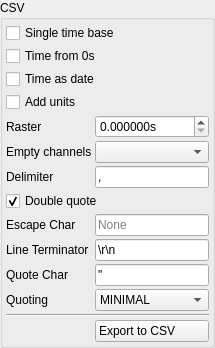
            <widget class="QGroupBox" name="groupBox_3">
             <property name="title">
              <string>CSV</string>
             </property>
             <layout class="QGridLayout" name="gridLayout_6" columnstretch="1,0,0">
              <property name="leftMargin">
  <number>3</number>
</property>
              <property name="topMargin">
  <number>3</number>
</property>
              <property name="rightMargin">
  <number>3</number>
</property>
              <property name="bottomMargin">
  <number>3</number>
</property>
              <property name="spacing">
  <number>3</number>
</property>
              <item row="1" column="0" colspan="3">
               <widget class="QCheckBox" name="time_from_zero_bus">
                <property name="text">
                 <string>Time from 0s</string>
                </property>
               </widget>
              </item>
              <item row="11" column="2">
               <widget class="QLineEdit" name="quotechar_bus">
                <property name="text">
                 <string>&quot;</string>
                </property>
                <property name="maxLength">
                 <number>1</number>
                </property>
               </widget>
              </item>
              <item row="4" column="2">
               <widget class="QDoubleSpinBox" name="export_raster_bus">
                <property name="suffix">
                 <string>s</string>
                </property>
                <property name="decimals">
                 <number>6</number>
                </property>
               </widget>
              </item>
              <item row="3" column="0" colspan="3">
               <widget class="QCheckBox" name="add_units_bus">
                <property name="text">
                 <string>Add units</string>
                </property>
               </widget>
              </item>
              <item row="0" column="0" colspan="3">
               <widget class="QCheckBox" name="single_time_base_bus">
                <property name="text">
                 <string>Single time base</string>
                </property>
               </widget>
              </item>
              <item row="2" column="0" colspan="3">
               <widget class="QCheckBox" name="bus_time_as_date">
                <property name="text">
                 <string>Time as date</string>
                </property>
               </widget>
              </item>
              <item row="7" column="0" colspan="3">
               <widget class="QCheckBox" name="doublequote_bus">
                <property name="text">
                 <string>Double quote</string>
                </property>
                <property name="checked">
                 <bool>true</bool>
                </property>
               </widget>
              </item>
              <item row="6" column="0">
               <widget class="QLabel" name="label_8">
                <property name="text">
                 <string>Delimiter</string>
                </property>
               </widget>
              </item>
              <item row="10" column="0" colspan="2">
               <widget class="QLabel" name="label_11">
                <property name="text">
                 <string>Line Terminator</string>
                </property>
               </widget>
              </item>
              <item row="4" column="0">
               <widget class="QLabel" name="label_23">
                <property name="text">
                 <string>Raster</string>
                </property>
               </widget>
              </item>
              <item row="8" column="2">
               <widget class="QLineEdit" name="escapechar_bus">
                <property name="inputMask">
                 <string/>
                </property>
                <property name="maxLength">
                 <number>1</number>
                </property>
                <property name="placeholderText">
                 <string>None</string>
                </property>
               </widget>
              </item>
              <item row="10" column="2">
               <widget class="QLineEdit" name="lineterminator_bus">
                <property name="text">
                 <string>\r\n</string>
                </property>
               </widget>
              </item>
              <item row="12" column="2">
               <widget class="QComboBox" name="quoting_bus">
                <property name="currentIndex">
                 <number>1</number>
                </property>
                <item>
                 <property name="text">
                  <string>ALL</string>
                 </property>
                </item>
                <item>
                 <property name="text">
                  <string>MINIMAL</string>
                 </property>
                </item>
                <item>
                 <property name="text">
                  <string>NONNUMERIC</string>
                 </property>
                </item>
                <item>
                 <property name="text">
                  <string>NONE</string>
                 </property>
                </item>
               </widget>
              </item>
              <item row="11" column="0">
               <widget class="QLabel" name="label_10">
                <property name="text">
                 <string>Quote Char</string>
                </property>
               </widget>
              </item>
              <item row="13" column="0" colspan="3">
               <widget class="Line" name="line_13">
                <property name="orientation">
                 <enum>Qt::Orientation::Horizontal</enum>
                </property>
               </widget>
              </item>
              <item row="6" column="2">
               <widget class="QLineEdit" name="delimiter_bus">
                <property name="text">
                 <string>,</string>
                </property>
                <property name="maxLength">
                 <number>1</number>
                </property>
                <property name="clearButtonEnabled">
                 <bool>false</bool>
                </property>
               </widget>
              </item>
              <item row="5" column="0" colspan="2">
               <widget class="QLabel" name="label_25">
                <property name="text">
                 <string>Empty channels</string>
                </property>
               </widget>
              </item>
              <item row="12" column="0">
               <widget class="QLabel" name="label_7">
                <property name="text">
                 <string>Quoting</string>
                </property>
               </widget>
              </item>
              <item row="8" column="0">
               <widget class="QLabel" name="label_9">
                <property name="text">
                 <string>Escape Char</string>
                </property>
               </widget>
              </item>
              <item row="14" column="2">
               <widget class="QPushButton" name="extract_bus_csv_btn">
                <property name="text">
                 <string>Export to CSV         </string>
                </property>
                <property name="icon">
                 <iconset resource="resource.qrc">
                  <normaloff>:/csv.png</normaloff>:/csv.png</iconset>
                </property>
               </widget>
              </item>
              <item row="5" column="2">
               <widget class="QComboBox" name="empty_channels_bus"/>
              </item>
             </layout>
            </widget>
